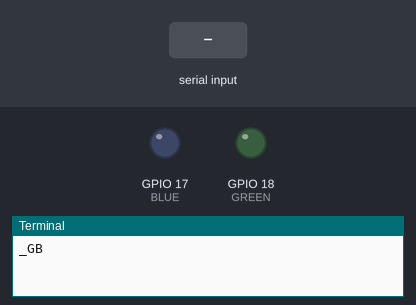
The program below on a simulated Raspberry Pi (BCM pin numbers). Shown: output pins drawn as LEDs (lit = HIGH), the last lines printed to the terminal. Inputs (shaded band) come from the test bench.

Above: at 1.2 s.
1.3 s: "90" typed at the terminal
At 2.3 s:
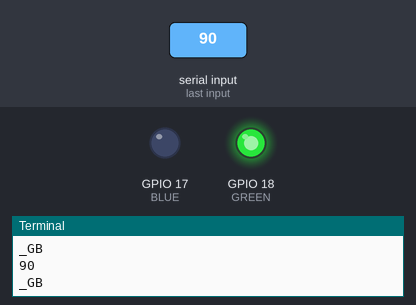
Timing chart, 0 to 4.3 s (numbered marks = the images above; inputs shaded):
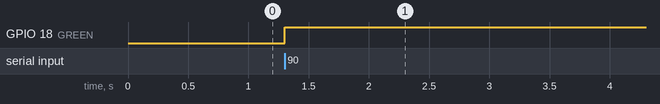

Measured:
- after the input at 1.3 s, GPIO 18 (GREEN): LOW → HIGH at once

The program:

rgb.py
```python
import RPi.GPIO as GPIO

GREEN = 18
BLUE  = 17

#GPIO.setmode(GPIO.BOARD)
GPIO.setmode(GPIO.BCM)

GPIO.setup(BLUE , GPIO.OUT)
GPIO.setup(GREEN, GPIO.OUT)

#GPIO.output(BLUE, 1);
#GPIO.output(BLUE, 1);

try:
    while(True):
        request = raw_input("_GB ")
        if (len(request) == 2):
            GPIO.output(GREEN, int(request[0]))
            GPIO.output(BLUE , int(request[1]))

except KeyboardInterrupt:
    GPIO.cleanup()
```
